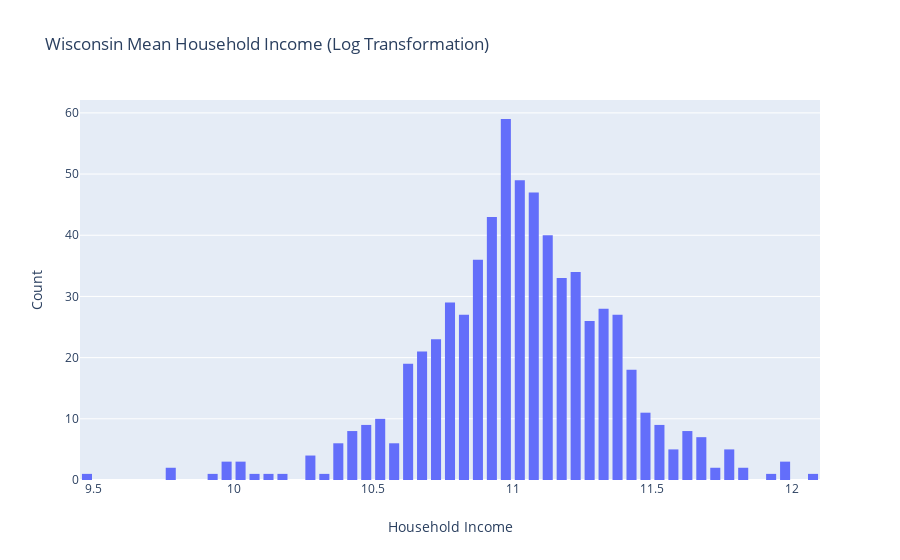

Notebook code for this chart:
### Code cell
fig = go.Figure(data=[go.Histogram(x=wisco_mvals_log)])

fig.update_layout(
    title_text='Wisconsin Mean Household Income (Log Transformation)', 
    xaxis_title_text='Household Income',
    yaxis_title_text='Count', 
    bargap=0.2, 
    bargroupgap=0.1 
)

fig.show()

### Figure 1 — Plotly figure (JSON) as saved in the notebook; plotly's stock layout.template omitted (floating-point values rounded to 4 significant figures; data arrays with more than 128 entries replaced by an {"elided": "..."} marker saying what was removed)
{"data": [{"type": "histogram", "x": {"elided": "670 float values"}}], "layout": {"bargap": 0.2, "bargroupgap": 0.1, "title": {"text": "Wisconsin Mean Household Income (Log Transformation)"}, "xaxis": {"title": {"text": "Household Income"}}, "yaxis": {"title": {"text": "Count"}}}}
